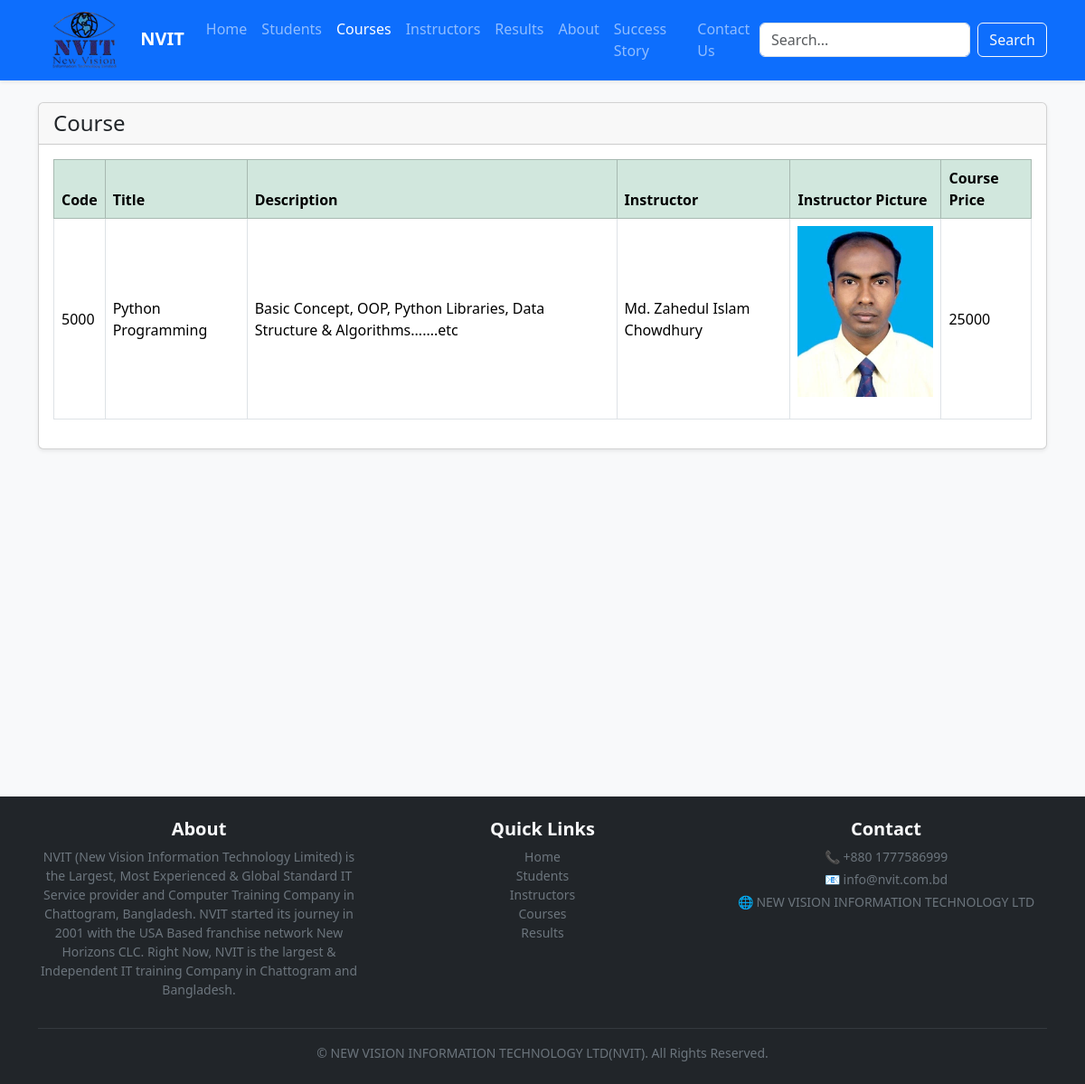
Screenshot of /course/ with the database file from the repository.
### New_Vision/models.py (models this page shows, shortened)
class Course(models.Model):
    code = models.CharField(max_length=10, unique=True)
    title = models.CharField(max_length=100)
    description = models.TextField(max_length=300)
    instructor = models.ForeignKey(Instructor, on_delete=models.CASCADE)
    picture = models.ImageField(upload_to='courses/')
    price=models.IntegerField()

class Instructor(models.Model):
    name = models.CharField(max_length=100)
    department = models.CharField(max_length=100)
    email = models.EmailField(unique=True)
    phone = models.CharField(max_length=15)  # Changed IntegerField → CharField
    picture = models.ImageField(upload_to='instructors/')
    def __str__(self):
        return self.name

### New_Vision/views.py (the view)
# urls.py: path('course/', views.course_list, name='course_list'),
def course_list(request):
    course=Course.objects.all()
    return render(request,'course_list.html',{'course':course})

### New_Vision/templates/course_list.html
{% extends 'base.html' %}
{% block content %}
<div class="card shadow-sm mb-5">
    <div class="card-header  text-white d-flex justify-content-between align-items-center">
      <h4 class="mb-0 text-dark" >Course</h4>
    </div>
    <div class="card-body">
      <table class="table table-hover table-bordered align-middle">
        <thead class="table-success">
          <tr>
            <th scope="col">Code</th>
            <th scope="col">Title</th>
            <th scope="col">Description</th>
            <th scope="col">Instructor </th>
            <th scope="col">Instructor Picture</th>
            <th scope="col">Course Price</th>
          </tr>
        </thead>
        <tbody>
          {% for c in course %}
          <tr>
            <td>{{ c.code }}</td>
            <td>{{ c.title }}</td>
            <td>{{ c.description }}</td>
            <td>{{ c.instructor }}</td>
            <td><img src="{{ c.picture.url }}" alt="Courses" class="mx-auto mb-3" width="150"> </td>
            <td>{{ c.price }}</td>
          </tr>
          {% empty %}
          <tr><td colspan="4" class="text-center text-muted">No instructors found.</td></tr>
          {% endfor %}
        </tbody>
      </table>
    </div>
  </div>
<br><br><br><br><br><br><br><br><br><br><br>
{% endblock %}

### rows the page displays
Course: code "5000", title "Python Programming", description "Basic Concept, OOP, Python Libraries, Data Structure & Algorithms.......etc", instructor "Md. Zahedul Islam Chowdhury", picture (picture), price "25000"
